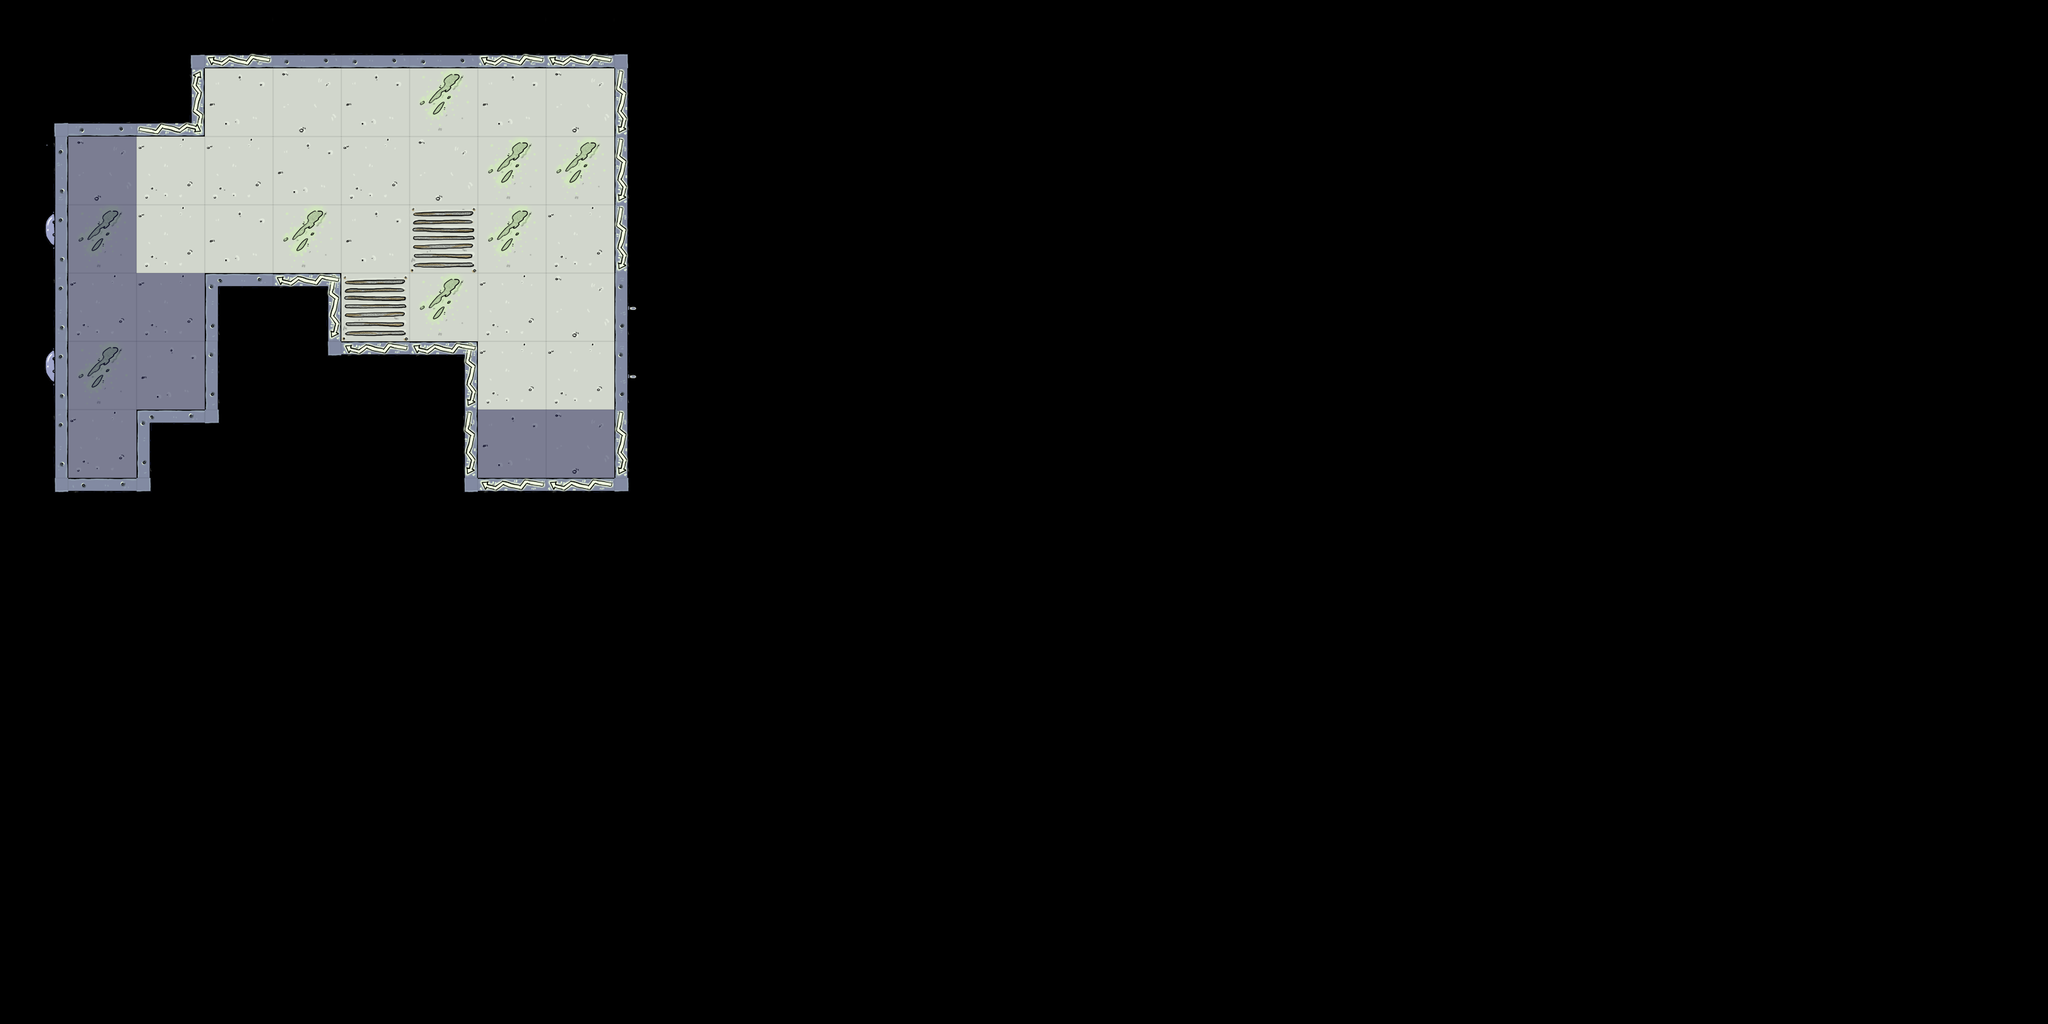

Tiled map render using the project's own tile images. Description and the whole map definition, tile-layer contents included, below:
An orthogonal 30x15 tile map with 100x100 px tiles, 2 tile layers (Spaceship, Darkness), 2 tilesets and 5 objects (2x Container, Player, VictimV, VictimH).

<map version="1.0" orientation="orthogonal" renderorder="right-down" width="30" height="15" tilewidth="100" tileheight="100" nextobjectid="25">
 <tileset firstgid="1" name="tiles" tilewidth="100" tileheight="100" tilecount="50">
  <image source="../../game/assets/maps/tiles/tiles.png" width="5021" height="100" />
  <terraintypes>
   <terrain name="Grippy" tile="-1" />
  </terraintypes>
  <tile id="0" terrain=",0,,0" />
  <tile id="1" terrain=",0,,0" />
  <tile id="2" terrain=",0,,0" />
  <tile id="3" terrain=",0,,0" />
  <tile id="4" terrain=",0,,0" />
  <tile id="5" terrain=",,0,0" />
  <tile id="6" terrain="0,,0," />
  <tile id="7" terrain="0,0,," />
  <tile id="8" terrain="0,0,,0" />
  <tile id="11" terrain="0,0,," />
  <tile id="12" terrain="0,,0," />
  <tile id="13" terrain=",0,,0" />
  <tile id="15" terrain="0,,0,0" />
  <tile id="16" terrain=",0,0,0" />
  <tile id="17" terrain="0,0,0," />
  <tile id="18" terrain=",0,," probability="0.5" />
  <tile id="19" terrain=",,,0" probability="0.5" />
  <tile id="20" terrain=",,0," />
  <tile id="21" terrain="0,,," />
  <tile id="40" terrain="0,0,0,0" />
  <tile id="41" terrain="0,0,0,0" />
  <tile id="42" terrain="0,0,0,0" />
  <tile id="43" terrain="0,0,0,0" />
  <tile id="44" terrain="0,0,0,0" />
 </tileset>
 <tileset firstgid="51" name="darkness" tilewidth="100" tileheight="100" tilecount="1">
  <image source="../../game/assets/maps/tiles/darkness.png" width="100" height="100" />
 </tileset>
 <layer name="Spaceship" width="30" height="15">
  <data encoding="csv">
0,0,20,28,6,6,6,28,28,21,0,0,0,0,0,0,0,0,0,0,0,0,0,0,0,0,0,0,0,0,
20,6,39,45,43,45,42,45,43,29,0,0,0,0,0,0,0,0,0,0,0,0,0,0,0,0,0,0,0,0,
3,43,44,44,45,44,43,42,42,29,0,0,0,0,0,0,0,0,0,0,0,0,0,0,0,0,0,0,0,0,
1,42,44,45,42,45,41,42,44,29,0,0,0,0,0,0,0,0,0,0,0,0,0,0,0,0,0,0,0,0,
5,44,44,18,31,41,42,44,43,13,0,0,0,0,0,0,0,0,0,0,0,0,0,0,0,0,0,0,0,0,
1,42,45,7,19,30,31,44,44,13,0,0,0,0,0,0,0,0,0,0,0,0,0,0,0,0,0,0,0,0,
5,44,18,0,0,0,27,45,43,29,0,0,0,0,0,0,0,0,0,0,0,0,0,0,0,0,0,0,0,0,
19,8,22,0,0,0,19,30,30,22,0,0,0,0,0,0,0,0,0,0,0,0,0,0,0,0,0,0,0,0,
0,0,0,0,0,0,0,0,0,0,0,0,0,0,0,0,0,0,0,0,0,0,0,0,0,0,0,0,0,0,
0,0,0,0,0,0,0,0,0,0,0,0,0,0,0,0,0,0,0,0,0,0,0,0,0,0,0,0,0,0,
0,0,0,0,0,0,0,0,0,0,0,0,0,0,0,0,0,0,0,0,0,0,0,0,0,0,0,0,0,0,
0,0,0,0,0,0,0,0,0,0,0,0,0,0,0,0,0,0,0,0,0,0,0,0,0,0,0,0,0,0,
0,0,0,0,0,0,0,0,0,0,0,0,0,0,0,0,0,0,0,0,0,0,0,0,0,0,0,0,0,0,
0,0,0,0,0,0,0,0,0,0,0,0,0,0,0,0,0,0,0,0,0,0,0,0,0,0,0,0,0,0,
0,0,0,0,0,0,0,0,0,0,0,0,0,0,0,0,0,0,0,0,0,0,0,0,0,0,0,0,0,0
</data>
 </layer>
 <layer name="Darkness" width="30" height="15">
  <data encoding="csv">
0,0,0,0,0,0,0,0,0,0,0,0,0,0,0,0,0,0,0,0,0,0,0,0,0,0,0,0,0,0,
0,0,0,0,0,0,0,0,0,0,0,0,0,0,0,0,0,0,0,0,0,0,0,0,0,0,0,0,0,0,
0,51,0,0,0,0,0,0,0,0,0,0,0,0,0,0,0,0,0,0,0,0,0,0,0,0,0,0,0,0,
0,51,0,0,0,0,0,0,0,0,0,0,0,0,0,0,0,0,0,0,0,0,0,0,0,0,0,0,0,0,
0,51,51,0,0,0,0,0,0,0,0,0,0,0,0,0,0,0,0,0,0,0,0,0,0,0,0,0,0,0,
0,51,51,0,0,0,0,0,0,0,0,0,0,0,0,0,0,0,0,0,0,0,0,0,0,0,0,0,0,0,
0,51,0,22,0,0,0,51,51,0,0,0,0,0,0,0,0,0,0,0,0,0,0,0,0,0,0,0,0,0,
0,0,0,0,0,0,0,0,0,0,0,0,0,0,0,0,0,0,0,0,0,0,0,0,0,0,0,0,0,0,
0,0,0,0,0,0,0,0,0,0,0,0,0,0,0,0,0,0,0,0,0,0,0,0,0,0,0,0,0,0,
0,0,0,0,0,0,0,0,0,0,0,0,0,0,0,0,0,0,0,0,0,0,0,0,0,0,0,0,0,0,
0,0,0,0,0,0,0,0,0,0,0,0,0,0,0,0,0,0,0,0,0,0,0,0,0,0,0,0,0,0,
0,0,0,0,0,0,0,0,0,0,0,0,0,0,0,0,0,0,0,0,0,0,0,0,0,0,0,0,0,0,
0,0,0,0,0,0,0,0,0,0,0,0,0,0,0,0,0,0,0,0,0,0,0,0,0,0,0,0,0,0,
0,0,0,0,0,0,0,0,0,0,0,0,0,0,0,0,0,0,0,0,0,0,0,0,0,0,0,0,0,0,
0,0,0,0,0,0,0,0,0,0,0,0,0,0,0,0,0,0,0,0,0,0,0,0,0,0,0,0,0,0
</data>
 </layer>
 <objectgroup name="Objects">
  <object id="1" name="Player" x="100" y="400" width="100" height="100" />
  <object id="14" name="VictimV" x="500" y="100" width="100" height="100" />
  <object id="18" name="VictimH" x="600" y="400" width="100" height="100" />
  <object id="23" name="Container" x="800" y="600" width="100" height="100" />
  <object id="24" name="Container" x="700" y="600" width="100" height="100" />
 </objectgroup>
</map>
